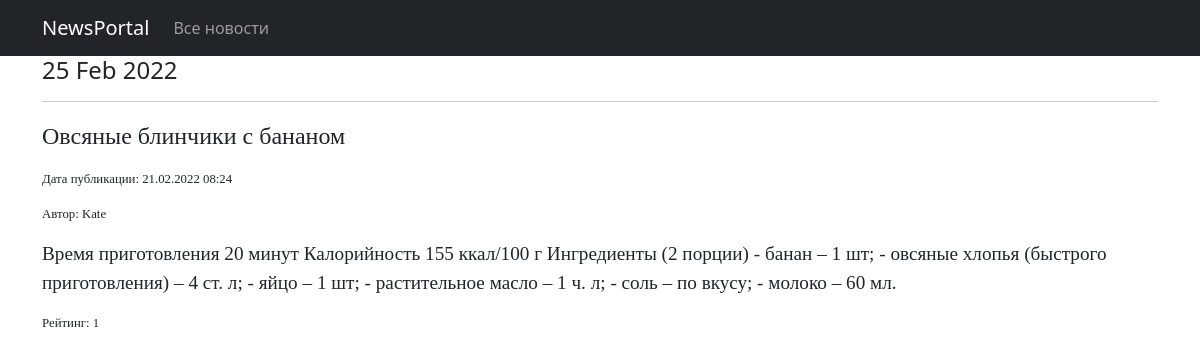
The page /news/2 on the database its author committed.
### news/models.py (models this page shows, shortened)
class Post(models.Model):
    article = 'ART'
    news = 'NWS'
    TYPE = [
        (article, 'Статья'),
        (news, 'Новость'),
    ]
    author = models.ForeignKey(Author, on_delete=models.CASCADE)
    type = models.CharField(max_length=3, choices=TYPE, default=news)
    time_in = models.DateTimeField(auto_now_add=True)
    category = models.ManyToManyField(Category, through='PostCategory')
    head = models.CharField(max_length=255)
    text = models.TextField()
    rating = models.SmallIntegerField(default=0)

class Author(models.Model):
    user = models.OneToOneField(User, on_delete=models.CASCADE)
    rating = models.SmallIntegerField(default=0)

### news/views.py (the view)
# urls.py: path('<int:pk>', PostDetail.as_view()),
class PostDetail(DetailView):
    model = Post
    template_name = 'post.html'
    context_object_name = 'post'
    def get_context_data(self, **kwargs):
        context = super().get_context_data(**kwargs)
        context['time_now'] = datetime.utcnow()
        return context

### news/templatetags/custom_filters.py (called while the page is built)
@register.filter(name='censor')
def censor(text):
    cens_list = ['word1', 'word2', 'wo3']
    for word in cens_list:
        text = text.replace(word, '*' * len(word))
    return text

### templates/post.html (shortened to what this page needs)
{% extends 'flatpages/default.html' %}
{% load custom_filters %}
{% block content %}
    <h4>
        {{ time_now | date:'d M Y' }}
    </h4>
    <hr>
    <p style="font-size: 1.5em; font-family: Georgia;">
        {{ post.head | censor}}
    </p>
    <p style="font-size: 0.8em; font-family: Georgia;">
        Дата публикации: {{ post.time_in | date:'d.m.Y H:i' }}
    </p>
    <p style="font-size: 0.8em; font-family: Georgia;">
        Автор: {{ post.author.user.username }}
    </p>
    <p style="font-size: 1.2em; font-family: Georgia;">
        {{ post.text | censor }}
    </p>
    <p style="font-size: 0.8em; font-family: Georgia;">
        Рейтинг: {{ post.rating }}
    </p>
{% endblock content %}

### rows shown on the page
Post: head|censor "Овсяные блинчики с бананом", time_in "21.02.2022 08:24", author.user.username "Kate", text|censor "Время приготовления 20 минут Калорийность 155 ккал/100 г Ингредиенты (2 порции) - банан – 1 шт; - овсяные хлопья (быстрого приготовления) – 4 ст. л; - яйцо – 1 шт; - растительное масло – 1 ч. л; - соль – по вкусу; - молоко – 60 мл.", rating "1"

### other values the page prints
{{ time_now | date:'d M Y' }} "25 Feb 2022"
